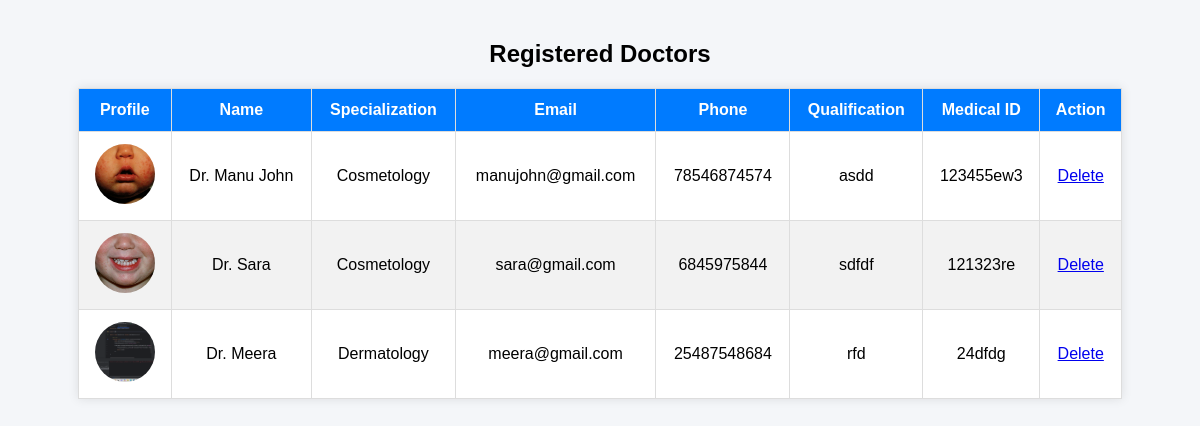
The page /admin_doctor_list/ on the database as committed earlier.
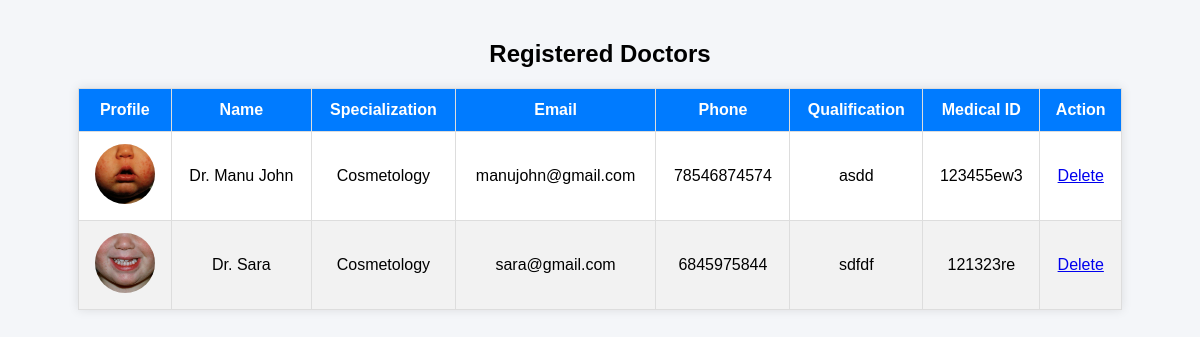
The same page on the database as committed later.
### clinicadmin/models.py (models this page shows)
class tbl_doctor(models.Model):
    name=models.CharField(max_length=20)
    age=models.IntegerField()
    gender=models.CharField(max_length=10)
    profile_picture=models.ImageField(upload_to='doctor_profiles/', blank=True, null=True)
    email=models.EmailField(max_length=128,unique=True)
    phone_number=models.CharField(max_length=20)
    address=models.TextField()
    identification=models.ImageField(upload_to='doctor_id_proofs/', blank=True, null=True)
    specialization=models.CharField(max_length=30)
    qualification = models.CharField(max_length=50, blank=True, null=True)
    medical_registration_number=models.CharField(max_length=20,unique=True)
    password=models.CharField(max_length=128,blank=True)

### clinicadmin/views.py (the view)
# urls.py: path('admin_doctor_list/',views.admin_doctor_list,name='admin_doctor_list'),
def admin_doctor_list(request):
    doctors = tbl_doctor.objects.all()
    return render(request,'clinicadmin/doctor_list.html',{'doctors':doctors})

### clinicadmin/Templates/clinicadmin/doctor_list.html (shortened to what this page needs)
<!DOCTYPE html>
<html>
<head>
</head>
<body>
<h2>Registered Doctors</h2>
<table>
<thead>
<tr>
    <th>Profile</th>
    <th>Name</th>
    <th>Specialization</th>
    <th>Email</th>
    <th>Phone</th>
    <th>Qualification</th>
    <th>Medical ID</th>
    <th>Action</th>
</tr>
</thead>
<tbody>
{% for doctor in doctors %}
<tr>
<td>
{% if doctor.profile_picture %}
<img src="{{ doctor.profile_picture.url }}">
{% else %}
No Image
{% endif %}
</td>
<td>{{ doctor.name }}</td>
<td>{{ doctor.specialization }}</td>
<td>{{ doctor.email }}</td>
<td>{{ doctor.phone_number }}</td>
<td>{{ doctor.qualification }}</td>
<td>{{ doctor.medical_registration_number }}</td>
<td>
<a href="{% url 'webadmin:delete_doctor' doctor.id %}" onclick="return confirm('Are you sure you want to delete this doctor?')"
class="delete-btn"> Delete</a>
</td>
</tr>
{% endfor %}
</tbody>
</table>
</body>
</html>

Rows that differ between the two databases and show on the page:
removed tbl_doctor: profile_picture (picture), name "Dr. Meera", specialization "Dermatology", email "meera@gmail.com", phone_number "25487548684", qualification "rfd", medical_registration_number "24dfdg"
